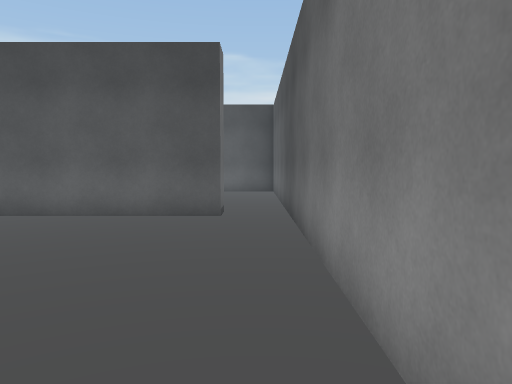
view 1 (above)

16 first-person views from a walk through a 3-D level made in the Unity game engine. The camera is 1.3 m above the floor, tilts 4° down and sees 70° across. The floor is counted in squares, 1 m on a side. Each view is taken from the middle of a square. On the plan, view 1 faces up. The plan holds only what a view shows up to about 15 squares ahead; the rest is blank. The place goes on beyond the plan. The player character is not drawn.

view 2
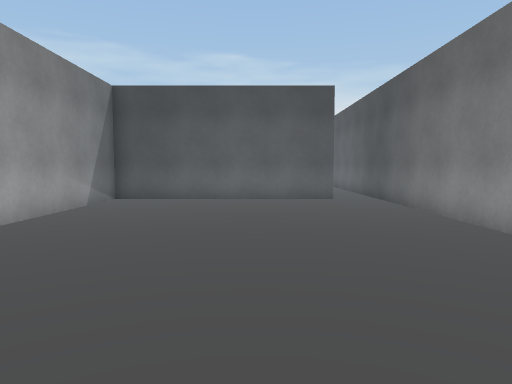

view 3
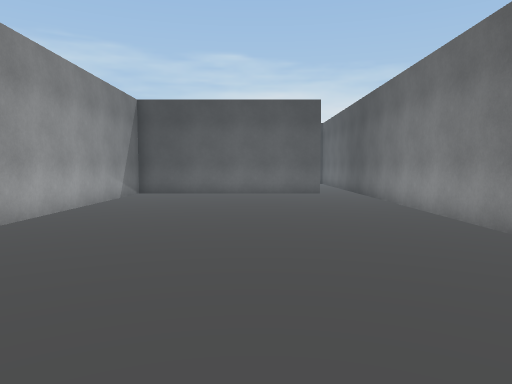

view 4
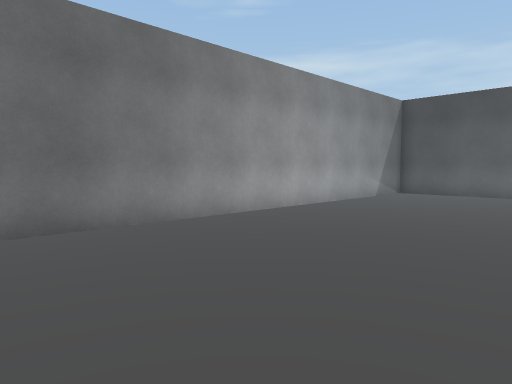

view 5
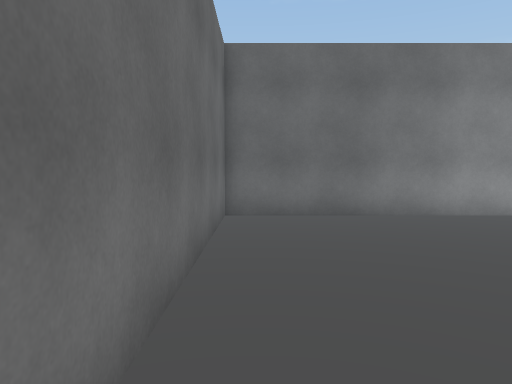

view 6
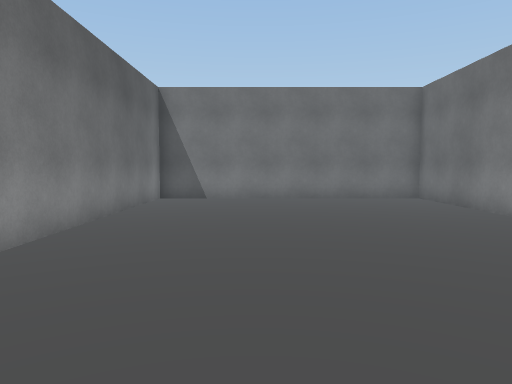

view 7
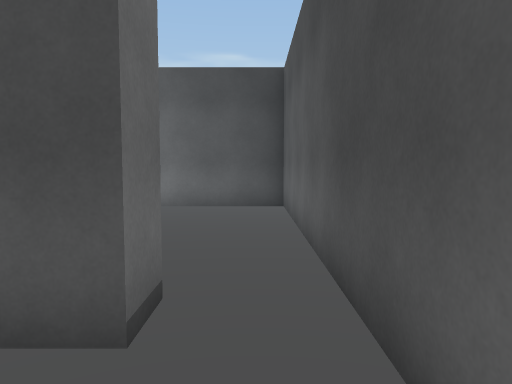

view 8
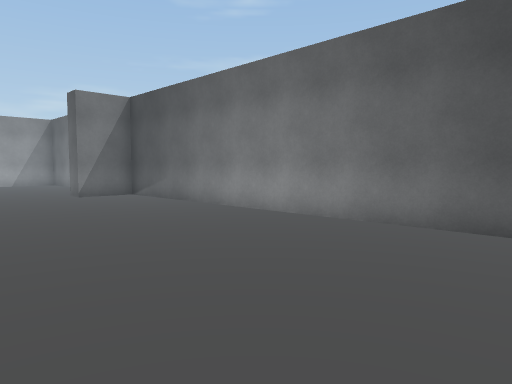

view 9
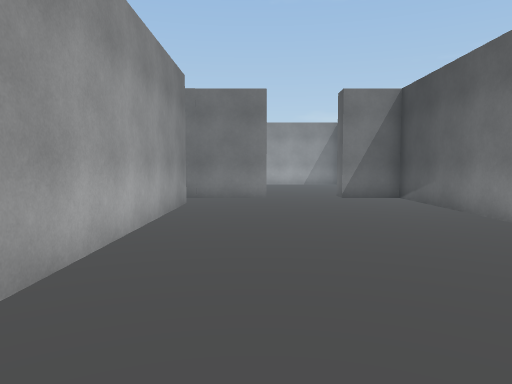

view 10
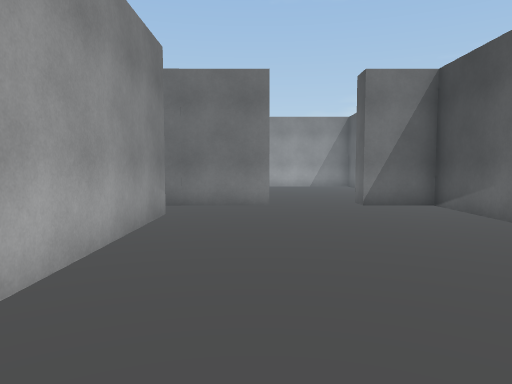

view 11
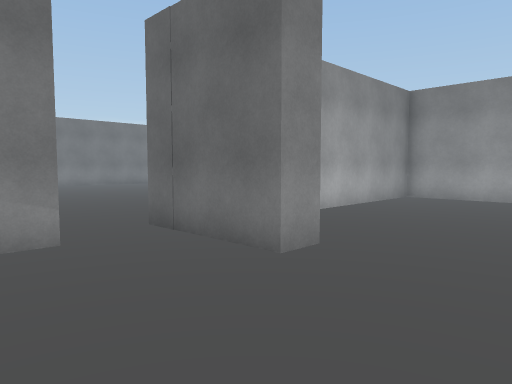

view 12
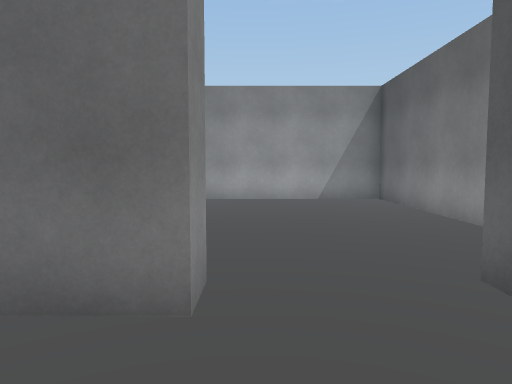

view 13
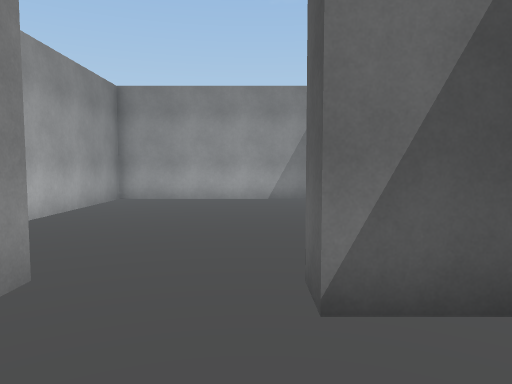

view 14
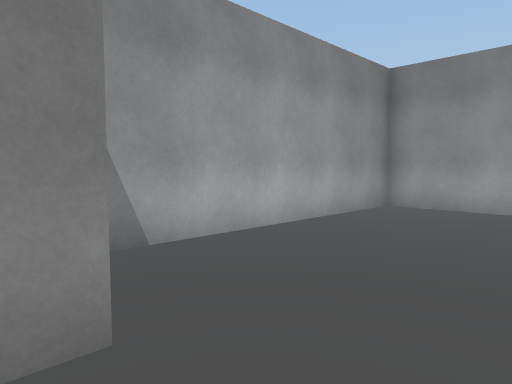

view 15
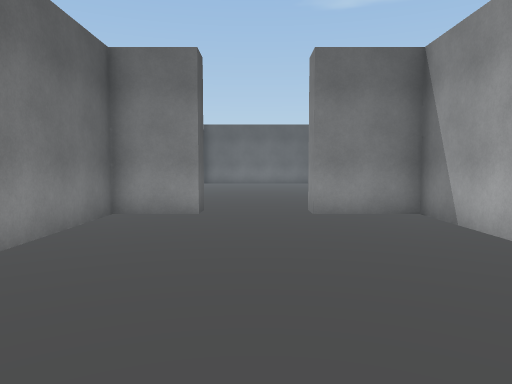

view 16
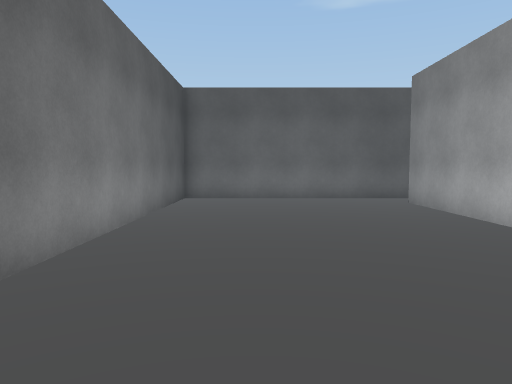

### Floor plan
Points are (right, up) in squares from view 1. A wall is a line through its corners. A room is listed if a view was taken in it or the views show most of it. See-through windows are left out.
Room 1 (views 1, 2, 3, 4, 5, 6, 7)
walls: (-0.9, 9.5) (-9.6, 9.5) (-9.6, -8.8) (0.9, -8.8) (0.9, 9.4)
ways out: opening at (0, 10) to room 2
Room 2 (views 8, 9, 10, 11, 12, 13, 16)
walls: (-14, 10.5) (-0.9, 10.5) (-0.9, 9.5); (-16.1, 13.4) (-16.1, 10.5); (0.9, 9.4) (0.9, 18.9) (-16.1, 18.9) (-16.1, 16.6)
ways out: opening at (0, 10) to room 1; opening at (-15.7, 15) to room 3; opening at (-14.5, 10)
Room 3 (views 14, 15)
walls: (-16.1, 16.6) (-17.1, 16.6) (-17.1, 18.9) (-27.6, 18.9) (-27.6, 10.5) (-17.1, 10.5) (-17.1, 13.4) (-16.1, 13.4)
ways out: opening at (-15.7, 15) to room 2

Where each view was taken, in squares from view 1:
view 1: 0 up, 0 right, facing up
view 2: 5 down, 4 left, facing up
view 3: 8 down, 4 left, facing up
view 4: 8 down, 2 left, facing up-left
view 5: 8 down, 0 right, facing left
view 6: 6 up, 3 left, facing down
view 7: 7 up, 0 right, facing up
view 8: 11 up, 0 right, facing up-left
view 9: 13 up, 1 left, facing left
view 10: 13 up, 4 left, facing left
view 11: 17 up, 12 left, facing down-left
view 12: 14 up, 13 left, facing left
view 13: 16 up, 13 left, facing left
view 14: 16 up, 16 left, facing down-left
view 15: 15 up, 27 left, facing right
view 16: 16 up, 14 left, facing right
